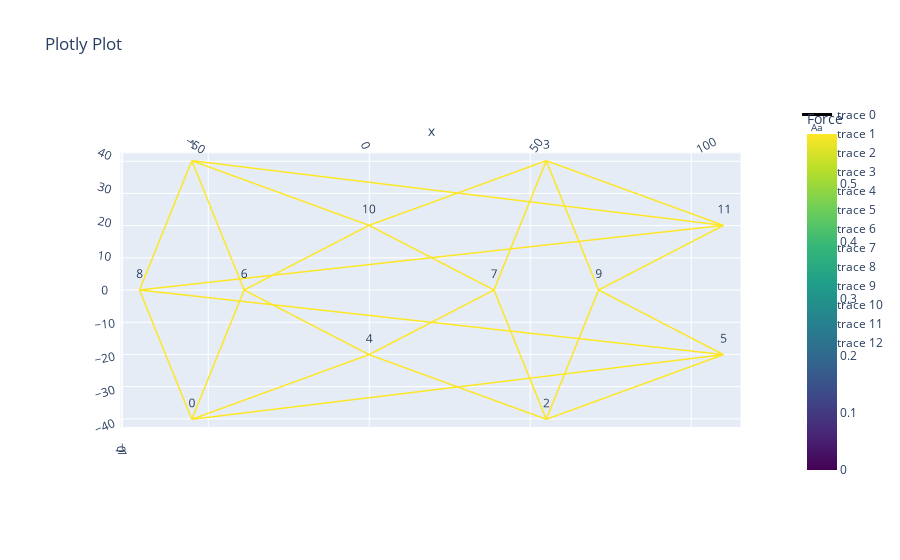

Notebook code for this chart:
### Code cell
net.vertices_2d = vertices_unwrapped
net.edges = np.delete(net.edges, strut_slice, axis=0)
net.q = np.delete(net.q, strut_slice, axis=0)
net.l1 = np.delete(net.l1, strut_slice, axis=0)

net.net_plot(plot_type = 'projection', color = True,vlabels = True, elables=False)
# rotate_angle = -90
# font_scale = 3
# tikz_text = net.tikz_string(net.vertices_2d, net.edges, labels = True, rotate_label = rotate_angle, font_scale = font_scale)
# with open("tikz_tensegrity0.tex", "w") as f:
#     f.write("\n".join(tikz_text))

### Figure 1 — Plotly figure (JSON) as saved in the notebook; plotly's stock layout.template omitted (floating-point values rounded to 4 significant figures)
{"data": [{"line": {"color": [0.5879, 0.5879, 0, 0.5879, 0.5879, 0, 0.5879, 0.5879, 0, 0.5879, 0.5879, 0, 0.5879, 0.5879, 0, 0.5879, 0.5879, 0, 0.5879, 0.5879, 0, 0.5879, 0.5879, 0, 0.5879, 0.5879, 0, 0.5879, 0.5879, 0, 0.5879, 0.5879, 0, 0.5879, 0.5879, 0, 0.5879, 0.5879, 0, 0.5879, 0.5879, 0, 0.5879, 0.5879, 0, 0.5879, 0.5879, 0, 0.5879, 0.5879, 0, 0.5879, 0.5879, 0, 0.5879, 0.5879, 0, 0.5879, 0.5879, 0, 0.5879, 0.5879, 0, 0.5879, 0.5879, 0, 0.5879, 0.5879, 0, 0.5879, 0.5879, 0], "colorbar": {"title": {"text": "Force"}}, "colorscale": [[0, "#440154"], [0.1111, "#482878"], [0.2222, "#3e4989"], [0.3333, "#31688e"], [0.4444, "#26828e"], [0.5556, "#1f9e89"], [0.6667, "#35b779"], [0.7778, "#6ece58"], [0.8889, "#b5de2b"], [1, "#fde725"]], "showscale": true, "width": 3}, "mode": "lines", "type": "scatter3d", "x": [-38.65, -54.83, null, -54.83, -71.02, null, -54.83, 0, null, -54.83, 109.7, null, 54.83, 0, null, 54.83, 109.7, null, 54.83, 38.65, null, 54.83, 71.02, null, 0, -38.65, null, 0, 38.65, null, 109.7, -71.02, null, 109.7, 71.02, null, -54.83, -38.65, null, -38.65, 0, null, -54.83, -71.02, null, -71.02, 109.7, null, 38.65, 0, null, 54.83, 38.65, null, 71.02, 109.7, null, 54.83, 71.02, null, -54.83, 0, null, 54.83, 0, null, -54.83, 109.7, null, 54.83, 109.7, null], "y": [0, -40, null, -40, 0, null, -40, -20, null, -40, -20, null, -40, -20, null, -40, -20, null, -40, 0, null, -40, 0, null, -20, 0, null, -20, 0, null, -20, 0, null, -20, 0, null, 40, 0, null, 0, 20, null, 40, 0, null, 0, 20, null, 0, 20, null, 40, 0, null, 0, 20, null, 40, 0, null, 40, 20, null, 40, 20, null, 40, 20, null, 40, 20, null], "z": [0, 0, null, 0, 0, null, 0, 0, null, 0, 0, null, 0, 0, null, 0, 0, null, 0, 0, null, 0, 0, null, 0, 0, null, 0, 0, null, 0, 0, null, 0, 0, null, 0, 0, null, 0, 0, null, 0, 0, null, 0, 0, null, 0, 0, null, 0, 0, null, 0, 0, null, 0, 0, null, 0, 0, null, 0, 0, null, 0, 0, null, 0, 0, null]}, {"mode": "text", "text": ["0"], "type": "scatter3d", "x": [-54.83], "y": [-40], "z": [0]}, {"mode": "text", "text": ["1"], "type": "scatter3d", "x": [-54.83], "y": [40], "z": [0]}, {"mode": "text", "text": ["2"], "type": "scatter3d", "x": [54.83], "y": [-40], "z": [0]}, {"mode": "text", "text": ["3"], "type": "scatter3d", "x": [54.83], "y": [40], "z": [0]}, {"mode": "text", "text": ["4"], "type": "scatter3d", "x": [0], "y": [-20], "z": [0]}, {"mode": "text", "text": ["5"], "type": "scatter3d", "x": [109.7], "y": [-20], "z": [0]}, {"mode": "text", "text": ["6"], "type": "scatter3d", "x": [-38.65], "y": [0], "z": [0]}, {"mode": "text", "text": ["7"], "type": "scatter3d", "x": [38.65], "y": [0], "z": [0]}, {"mode": "text", "text": ["8"], "type": "scatter3d", "x": [-71.02], "y": [0], "z": [0]}, {"mode": "text", "text": ["9"], "type": "scatter3d", "x": [71.02], "y": [0], "z": [0]}, {"mode": "text", "text": ["10"], "type": "scatter3d", "x": [0], "y": [20], "z": [0]}, {"mode": "text", "text": ["11"], "type": "scatter3d", "x": [109.7], "y": [20], "z": [0]}], "layout": {"scene": {"aspectmode": "data", "camera": {"center": {"x": 0, "y": 0, "z": 0}, "eye": {"x": 0, "y": 0, "z": 5.483}, "up": {"x": 0, "y": 1, "z": 0}}}, "title": {"text": "Plotly Plot"}}}
